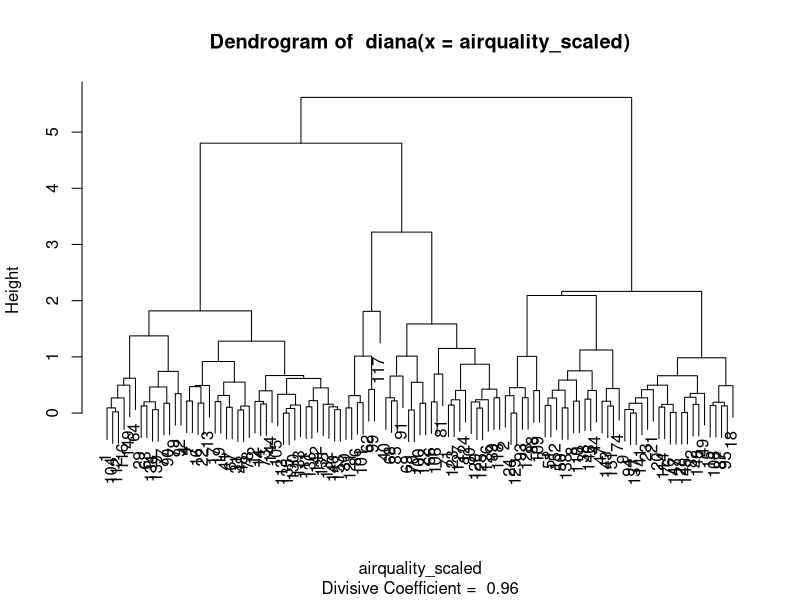

R code for this plot:
library(cluster)
data(airquality)
str(airquality)
airquality <- na.omit(airquality)
airquality_subset <- airquality[, c("Ozone", "Solar.R")]
airquality_scaled <- scale(airquality_subset)
diana_result <- diana(airquality_scaled)
plot(diana_result, which.plots = 2)
cluster_cut <- cutree(diana_result, k = 4)
airquality_subset$cluster <- cluster_cut
table(cluster_cut)
